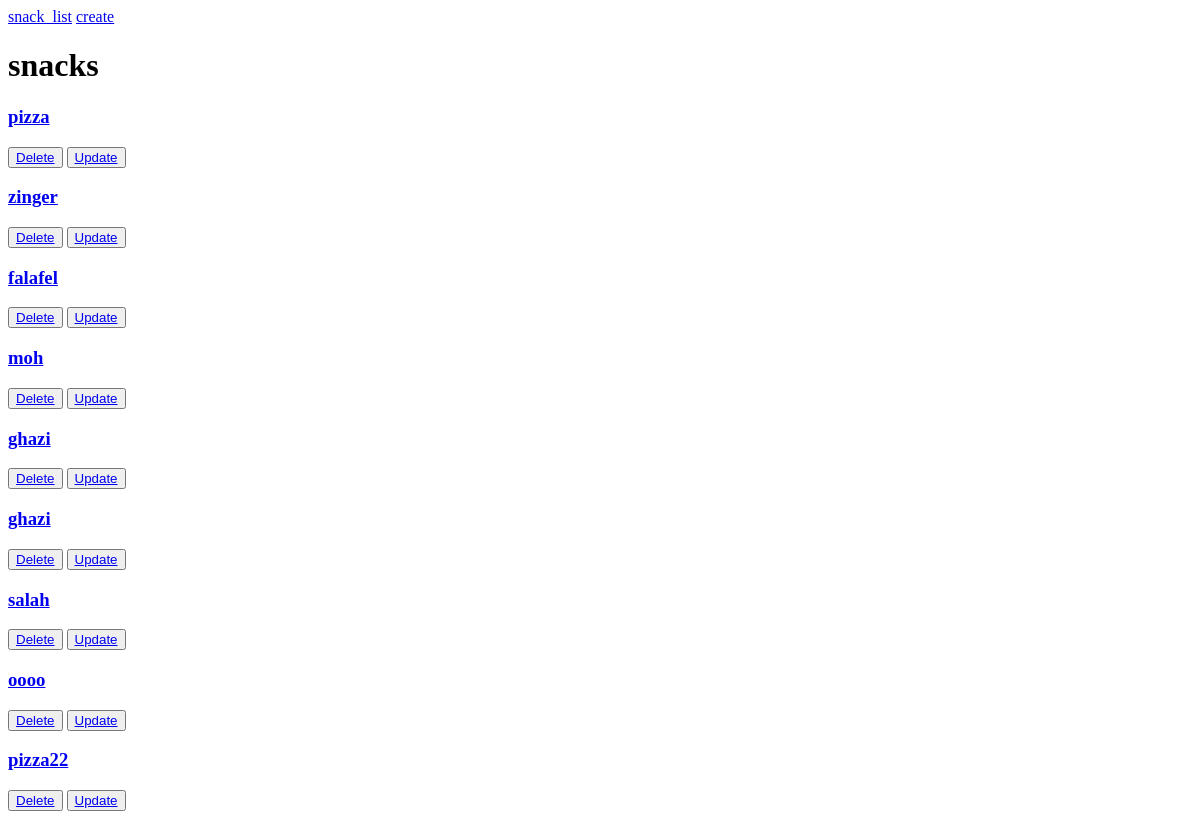
Before: / with the older database file.
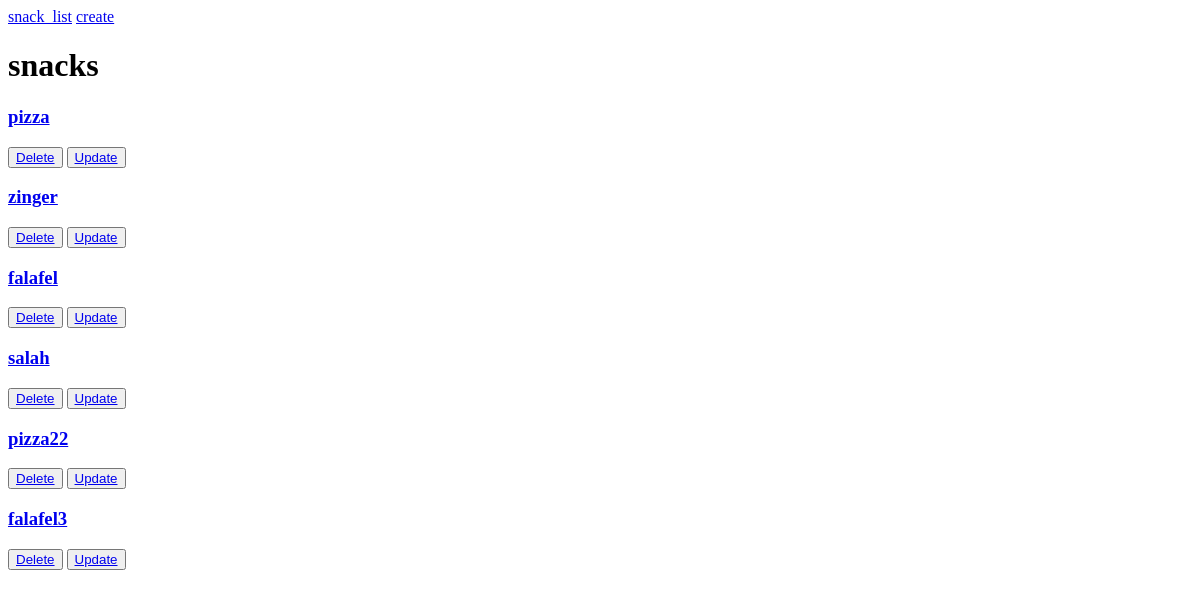
After: the same page with the newer database file.
### snacks/models.py (models this page shows, shortened)
class Snacks(models.Model):
    name = models.CharField(max_length=64)
    description = models.TextField(default='bla bla bla ..')
    purchaser = models.ForeignKey(get_user_model(), on_delete=models.CASCADE)

### snacks/views.py (the view)
# urls.py: path('',SnackPageView.as_view(), name='snack_list'),
class SnackPageView(ListView):
    template_name='snack_list.html'
    model = Snacks
    context_object_name = "snacks"

### template/snack_list.html
{% extends 'base.html'%}
{% block content%}
     <h1>snacks</h1>
    {% for snack in snacks%}
        <h3><a href="{% url 'snack_detail' snack.pk%}">{{snack.name}}</a></h3>
        <button><a href="{% url 'snack_delete' snack.pk%}">Delete</a></button>
        <button><a href="{% url 'snack_update' snack.pk%}">Update</a></button>
    {%endfor%}
{% endblock content%}

### template/base.html (shortened to what this page needs)
<!DOCTYPE html>
<html lang="en">
<head>
</head>
<body>
    <header>
        <nav>
            <a href="{% url 'snack_list' %}">snack_list</a>
            <a href="{% url 'snack_create' %}">create</a>
        </nav>
    </header>
    <main>
       {% block content%}
       {% endblock content%}
    </main>
</body>
</html>

Changed rows visible on the page:
removed Snacks: name "moh"
removed Snacks: name "ghazi"
removed Snacks: name "ghazi"
removed Snacks: name "oooo"
added Snacks: name "falafel3"
